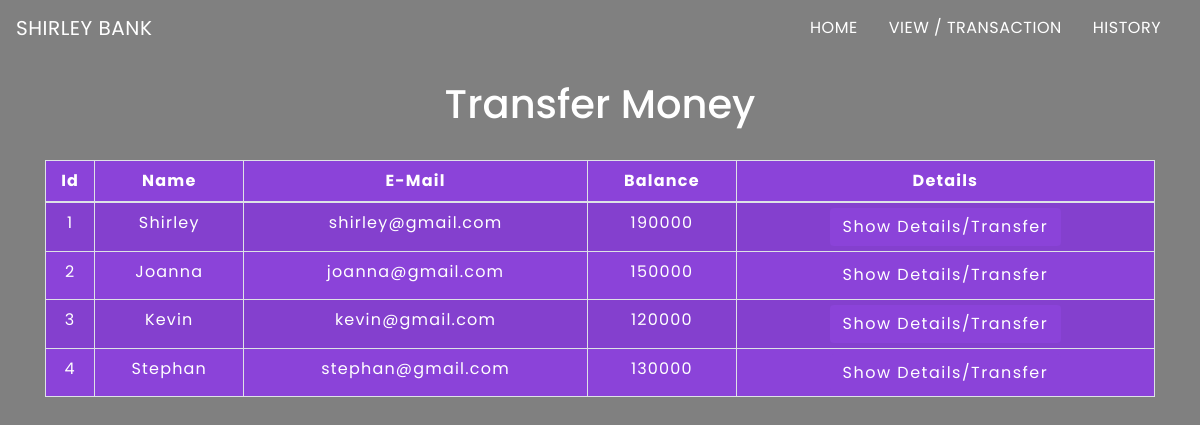
The app's page /transfermoney.php with its own data.
### tables this page shows
CREATE TABLE `customer` (
    `id` int(11) NOT NULL,
    `name` varchar(100) NOT NULL,
    `email` varchar(100) NOT NULL,
    `balance` int(15) NOT NULL
);

### transfermoney.php (the view, shortened to what this page needs)
<!DOCTYPE html>
<html lang="en">
<head>
    <link rel="stylesheet" href="https://maxcdn.bootstrapcdn.com/bootstrap/4.0.0/css/bootstrap.min.css">
    <link rel="stylesheet" href="./css/style.css">
</head>
<body>
    <?php
    include 'config.php';
    $sql = "SELECT * FROM customer";
    $result = mysqli_query($conn, $sql);
    ?>
    <?php
    include 'navbar.php';
    ?>
    <div class="container">
        <h2 class="text-center pt-4 text-white">Transfer Money</h2>
        <br>
        <div class="row">
            <div class="col">
                <div class="table-responsive-sm">
                    <table class="table table-hover table-sm table-striped table-condensed table-bordered">
                        <thead>
                            <tr class="text-white">
                                <th scope="col" class="text-center py-2">Id</th>
                                <th scope="col" class="text-center py-2">Name</th>
                                <th scope="col" class="text-center py-2">E-Mail</th>
                                <th scope="col" class="text-center py-2">Balance</th>
                                <th scope="col" class="text-center py-2">Details</th>
                            </tr>
                        </thead>
                        <tbody>
                            <?php
                            while ($rows = mysqli_fetch_assoc($result)) {
                            ?>
                                <tr class="text-white">
                                    <td class="py-2"><?php echo $rows['id'] ?></td>
                                    <td class="py-2"><?php echo $rows['name'] ?></td>
                                    <td class="py-2"><?php echo $rows['email'] ?></td>
                                    <td class="py-2"><?php echo $rows['balance'] ?></td>
                                    <td><a href="userdetail.php?id= <?php echo $rows['id']; ?>"> <button type="button" class="btn text-white">Show Details/Transfer</button></a></td>
                                </tr>
                            <?php
                            }
                            ?>
                        </tbody>
                    </table>
                </div>
            </div>
        </div>
    </div>
</body>
</html>

### css/style.css (style rules this page uses)
* { padding: 0; margin: 0; box-sizing: border-box; font-family: "poppins"; }
html { height: 100%; }
body { height: 100%; background-repeat: no-repeat; background-image: url("../img/bankHome.jpg"); background-size: cover; backdrop-filter: hue-rotate(100deg) saturate(0) brightness(0.5) contrast(1); }
button { border: none; border-radius: 8px; padding: 10px; background: #8b43d9; color: white; letter-spacing: 1.5px; font-size: 15px; transition: 0.5s; }
h2 { font-size: 40px; }
table { letter-spacing: 1.2px; }
.table-striped { background-color: #8b43d9; }
td { text-align: center; }

### records on screen
customer: id "1", name "Shirley", email "shirley@gmail.com", balance "190000"
customer: id "2", name "Joanna", email "joanna@gmail.com", balance "150000"
customer: id "3", name "Kevin", email "kevin@gmail.com", balance "120000"
customer: id "4", name "Stephan", email "stephan@gmail.com", balance "130000"
